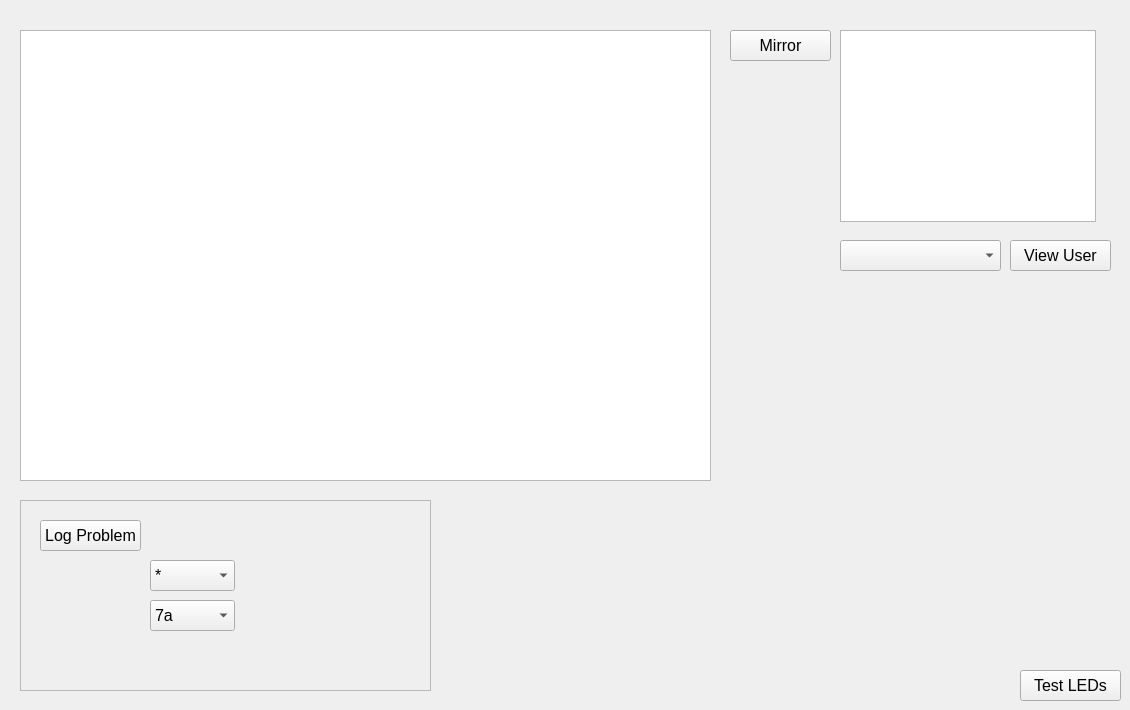
   <widget class="QWidget" name="tab">
    <attribute name="title">
     <string>LED Board</string>
    </attribute>
    <widget class="QFrame" name="frame">
     <property name="geometry">
      <rect>
       <x>20</x>
       <y>500</y>
       <width>411</width>
       <height>191</height>
      </rect>
     </property>
     <property name="font">
      <font>
       <pointsize>12</pointsize>
      </font>
     </property>
     <property name="frameShape">
      <enum>QFrame::StyledPanel</enum>
     </property>
     <property name="frameShadow">
      <enum>QFrame::Raised</enum>
     </property>
     <widget class="QPushButton" name="pbLogProblem">
      <property name="geometry">
       <rect>
        <x>20</x>
        <y>20</y>
        <width>101</width>
        <height>31</height>
       </rect>
      </property>
      <property name="font">
       <font>
        <pointsize>12</pointsize>
       </font>
      </property>
      <property name="text">
       <string>Log Problem</string>
      </property>
     </widget>
     <widget class="QComboBox" name="cbStars">
      <property name="geometry">
       <rect>
        <x>130</x>
        <y>60</y>
        <width>85</width>
        <height>31</height>
       </rect>
      </property>
      <property name="font">
       <font>
        <pointsize>12</pointsize>
       </font>
      </property>
      <item>
       <property name="text">
        <string>*</string>
       </property>
      </item>
      <item>
       <property name="text">
        <string>**</string>
       </property>
      </item>
      <item>
       <property name="text">
        <string>***</string>
       </property>
      </item>
     </widget>
     <widget class="QComboBox" name="cbGrade">
      <property name="geometry">
       <rect>
        <x>130</x>
        <y>100</y>
        <width>85</width>
        <height>31</height>
       </rect>
      </property>
      <property name="font">
       <font>
        <pointsize>12</pointsize>
       </font>
      </property>
      <item>
       <property name="text">
        <string>7a</string>
       </property>
      </item>
      <item>
       <property name="text">
        <string>6c+</string>
       </property>
      </item>
      <item>
       <property name="text">
        <string>6c</string>
       </property>
      </item>
      <item>
       <property name="text">
        <string>6b+</string>
       </property>
      </item>
      <item>
       <property name="text">
        <string>6b</string>
       </property>
      </item>
      <item>
       <property name="text">
        <string>6a+</string>
       </property>
      </item>
      <item>
       <property name="text">
        <string>6a</string>
       </property>
      </item>
     </widget>
    </widget>
    <widget class="QPushButton" name="pbMirror">
     <property name="geometry">
      <rect>
       <x>730</x>
       <y>30</y>
       <width>101</width>
       <height>31</height>
      </rect>
     </property>
     <property name="font">
      <font>
       <pointsize>12</pointsize>
      </font>
     </property>
     <property name="text">
      <string>Mirror</string>
     </property>
    </widget>
    <widget class="QTextBrowser" name="tbProblemInfo">
     <property name="geometry">
      <rect>
       <x>840</x>
       <y>30</y>
       <width>256</width>
       <height>192</height>
      </rect>
     </property>
     <property name="font">
      <font>
       <pointsize>12</pointsize>
      </font>
     </property>
    </widget>
    <widget class="QComboBox" name="cbUsers">
     <property name="geometry">
      <rect>
       <x>840</x>
       <y>240</y>
       <width>161</width>
       <height>31</height>
      </rect>
     </property>
     <property name="font">
      <font>
       <pointsize>12</pointsize>
      </font>
     </property>
    </widget>
    <widget class="QPushButton" name="pbViewUsers">
     <property name="geometry">
      <rect>
       <x>1010</x>
       <y>240</y>
       <width>101</width>
       <height>31</height>
      </rect>
     </property>
     <property name="font">
      <font>
       <pointsize>12</pointsize>
      </font>
     </property>
     <property name="text">
      <string>View User</string>
     </property>
    </widget>
    <widget class="QPushButton" name="pbTestLEDs">
     <property name="geometry">
      <rect>
       <x>1020</x>
       <y>670</y>
       <width>101</width>
       <height>31</height>
      </rect>
     </property>
     <property name="font">
      <font>
       <pointsize>12</pointsize>
      </font>
     </property>
     <property name="text">
      <string>Test LEDs</string>
     </property>
    </widget>
    <widget class="QTableWidget" name="tblProblems">
     <property name="enabled">
      <bool>true</bool>
     </property>
     <property name="geometry">
      <rect>
       <x>20</x>
       <y>30</y>
       <width>691</width>
       <height>451</height>
      </rect>
     </property>
     <property name="font">
      <font>
       <pointsize>12</pointsize>
      </font>
     </property>
     <property name="editTriggers">
      <set>QAbstractItemView::DoubleClicked</set>
     </property>
     <property name="showGrid">
      <bool>false</bool>
     </property>
     <property name="sortingEnabled">
      <bool>true</bool>
     </property>
     <property name="rowCount">
      <number>10</number>
     </property>
     <property name="columnCount">
      <number>5</number>
     </property>
     <attribute name="horizontalHeaderVisible">
      <bool>false</bool>
     </attribute>
     <attribute name="verticalHeaderVisible">
      <bool>false</bool>
     </attribute>
     <row/>
     <row/>
     <row/>
     <row/>
     <row/>
     <row/>
     <row/>
     <row/>
     <row/>
     <row/>
     <column/>
     <column/>
     <column/>
     <column/>
     <column/>
    </widget>
   </widget>
